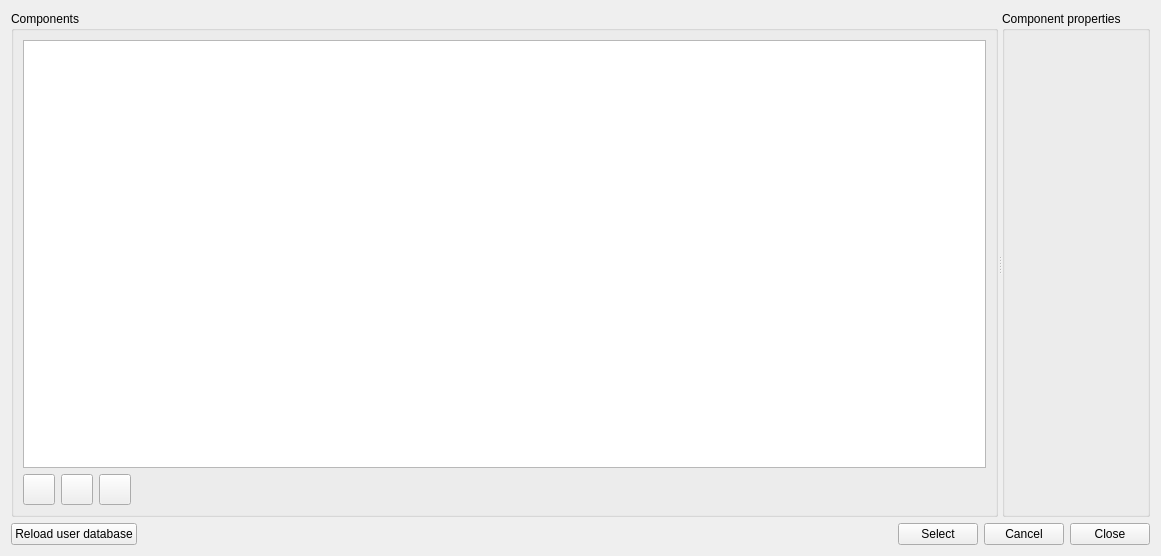
<?xml version="1.0" encoding="UTF-8"?>
<ui version="4.0">
 <class>SVDBNetworkComponentEditDialog</class>
 <widget class="QWidget" name="SVDBNetworkComponentEditDialog">
  <property name="geometry">
   <rect>
    <x>0</x>
    <y>0</y>
    <width>1161</width>
    <height>556</height>
   </rect>
  </property>
  <property name="windowTitle">
   <string>Hydraulic Network Component Database</string>
  </property>
  <layout class="QVBoxLayout" name="verticalLayout">
   <item>
    <widget class="QSplitter" name="splitter">
     <property name="orientation">
      <enum>Qt::Horizontal</enum>
     </property>
     <widget class="QGroupBox" name="groupBox">
      <property name="title">
       <string>Components</string>
      </property>
      <layout class="QGridLayout" name="gridLayoutTableView">
       <item row="1" column="2">
        <widget class="QToolButton" name="toolButtonRemove">
         <property name="icon">
          <iconset resource="../resources/SIM-VICUS.qrc">
           <normaloff>:/gfx/actions/24x24/minus.png</normaloff>:/gfx/actions/24x24/minus.png</iconset>
         </property>
         <property name="iconSize">
          <size>
           <width>24</width>
           <height>24</height>
          </size>
         </property>
        </widget>
       </item>
       <item row="0" column="0" colspan="4">
        <widget class="QTableView" name="tableView">
         <property name="alternatingRowColors">
          <bool>true</bool>
         </property>
         <property name="selectionMode">
          <enum>QAbstractItemView::SingleSelection</enum>
         </property>
         <property name="selectionBehavior">
          <enum>QAbstractItemView::SelectRows</enum>
         </property>
         <property name="sortingEnabled">
          <bool>true</bool>
         </property>
         <attribute name="horizontalHeaderVisible">
          <bool>false</bool>
         </attribute>
        </widget>
       </item>
       <item row="1" column="3">
        <spacer name="horizontalSpacer">
         <property name="orientation">
          <enum>Qt::Horizontal</enum>
         </property>
         <property name="sizeHint" stdset="0">
          <size>
           <width>1156</width>
           <height>20</height>
          </size>
         </property>
        </spacer>
       </item>
       <item row="1" column="1">
        <widget class="QToolButton" name="toolButtonCopy">
         <property name="icon">
          <iconset resource="../resources/SIM-VICUS.qrc">
           <normaloff>:/gfx/actions/24x24/editcopy.png</normaloff>:/gfx/actions/24x24/editcopy.png</iconset>
         </property>
         <property name="iconSize">
          <size>
           <width>24</width>
           <height>24</height>
          </size>
         </property>
        </widget>
       </item>
       <item row="1" column="0">
        <widget class="QToolButton" name="toolButtonAdd">
         <property name="icon">
          <iconset resource="../resources/SIM-VICUS.qrc">
           <normaloff>:/gfx/actions/24x24/plus.png</normaloff>:/gfx/actions/24x24/plus.png</iconset>
         </property>
         <property name="iconSize">
          <size>
           <width>24</width>
           <height>24</height>
          </size>
         </property>
        </widget>
       </item>
      </layout>
     </widget>
     <widget class="QGroupBox" name="groupBox_2">
      <property name="title">
       <string>Component properties</string>
      </property>
      <layout class="QVBoxLayout" name="verticalLayoutEditWidget">
       <item>
        <widget class="SVDBNetworkComponentEditWidget" name="editWidget" native="true"/>
       </item>
      </layout>
     </widget>
    </widget>
   </item>
   <item>
    <layout class="QHBoxLayout" name="horizontalLayout">
     <item>
      <widget class="QPushButton" name="pushButtonReloadUserDB">
       <property name="text">
        <string>Reload user database</string>
       </property>
      </widget>
     </item>
     <item>
      <spacer name="horizontalSpacer_2">
       <property name="orientation">
        <enum>Qt::Horizontal</enum>
       </property>
       <property name="sizeHint" stdset="0">
        <size>
         <width>40</width>
         <height>20</height>
        </size>
       </property>
      </spacer>
     </item>
     <item>
      <widget class="QPushButton" name="pushButtonSelect">
       <property name="text">
        <string>Select</string>
       </property>
      </widget>
     </item>
     <item>
      <widget class="QPushButton" name="pushButtonCancel">
       <property name="text">
        <string>Cancel</string>
       </property>
      </widget>
     </item>
     <item>
      <widget class="QPushButton" name="pushButtonClose">
       <property name="text">
        <string>Close</string>
       </property>
      </widget>
     </item>
    </layout>
   </item>
  </layout>
 </widget>
 <customwidgets>
  <customwidget>
   <class>SVDBNetworkComponentEditWidget</class>
   <extends>QWidget</extends>
   <header>SVDBNetworkComponentEditWidget.h</header>
   <container>1</container>
  </customwidget>
 </customwidgets>
 <resources>
  <include location="../resources/SIM-VICUS.qrc"/>
 </resources>
 <connections/>
</ui>
